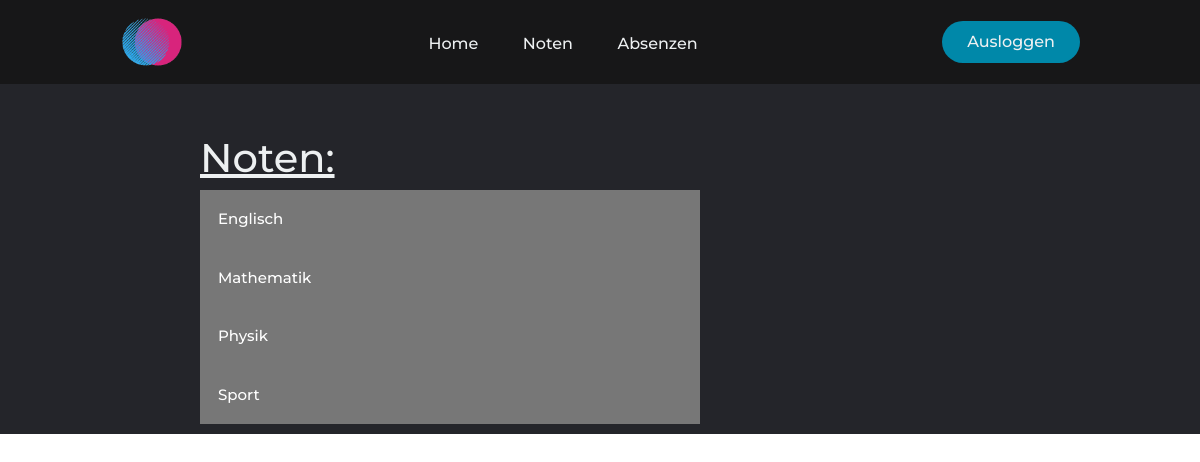
The page /noten (signed in) on the database its author committed.
### mainApp/models.py (models this page shows, shortened)
class Subject(models.Model):
    name = models.CharField(max_length=20)

### mainApp/views.py (the view)
# urls.py: path('noten', views.noten, name='noten'),
def noten(request):
    if request.user.is_authenticated:  # if user is logged in
        object_list = Subject.objects.order_by('name')
        subject_list = []
        for subject in object_list:
            subject_list.append(subject.name)
        grades = Test.get_grades(student=request.user.id, subjects=subject_list, self=Test)
        return render(request, 'noten.html', {'grades': grades})
    else:  # else redirect to login page
        return redirect('loginForm:login')

### mainApp/models.py (called while the page is built)
    def get_grades(self, student, subjects):
        grades_dict = {}
        if type(subjects) == list:
            for subject in subjects:
                grades_list = []
                grades_object_list = Test.objects.filter(student=student, subject__name=subject)
                for grade in grades_object_list:
                    grades_list.append(grade.grade)
                grades_dict[subject] = grades_list
            return grades_dict
        else:
            grades_list = []
            grades_object_list = Test.objects.filter(student=student, subject__name=subjects)
            for grade in grades_object_list:
                grades_list.append(grade.grade)
            return grades_list

### mainApp/templates/noten.html (shortened to what this page needs)
{% extends 'layout.html' %}
{% block body %}
    <main>
        <div class="personal-info">
            <h1>
                <u>Noten:</u>
            </h1>
            {% for subject, grades in grades.items %}
                <button class="collapsible" type="button">{{ subject }}</button>
            {% endfor %}
        </div>
    </main>
{% endblock %}

### static/css/styles.css (style rules this page uses)
* { --main-bg-color: #24252A; --nav-bg-color: #171718; box-sizing: border-box; margin: 0; padding: 0; }
li, a, button { font-family: "Montserrat", sans-serif; font-weight: 500; font-size: 16px; color: #edf0f1; text-decoration: none; }
h1, h2 { font-family: "Montserrat", sans-serif; font-weight: 500; color: #edf0f1; text-decoration: none; }
main { background-color: var(--main-bg-color); min-width: 100%; min-height: 100%; }
.personal-info { padding-top: 50px; padding-bottom: 10px; margin-left: 200px; color: #edf0f1; }
.collapsible { background-color: #777; color: white; cursor: pointer; padding: 18px; width: 50%; border: none; text-align: left; outline: none; font-size: 15px; }

### rows shown on the page
Subject: grades "Englisch"
Subject: grades "Mathematik"
Subject: grades "Physik"
Subject: grades "Sport"
